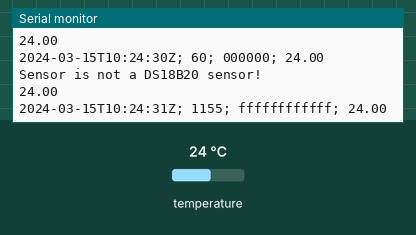
This sketch was run on a simulated Arduino Uno, built with avr-gcc and run on an emulated ATmega328P. Shown: the last lines printed to the serial monitor. The inputs (shaded band) are chosen by the test bench; at power-on: temperature 24 °C. The local clock reads 2024-03-15 10:24:30 at power-on unless the sketch sets it; storage starts empty.

Above: at 1.9 s.
2.0 s: temperature set to 12 °C
At 3.1 s:
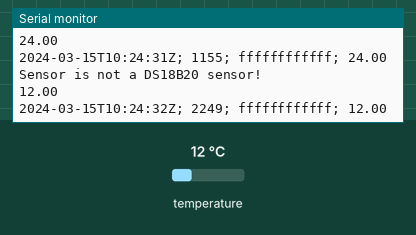
3.5 s: temperature set to 19 °C
At 3.5 s:
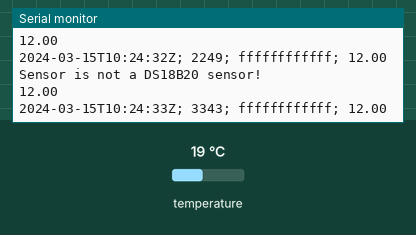
Timing chart, 0 to 6.5 s (numbered marks = the images above; inputs shaded):
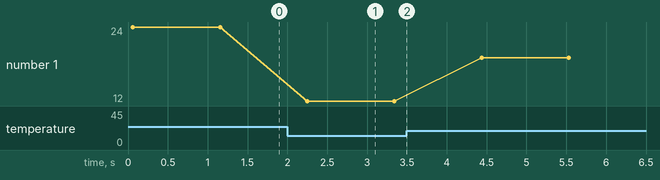

The sketch:

temp_log_code.ino
```cpp
#include <DallasTemperature.h> // Library for DallasTemperature sensor
#include <RTClib.h> // Library for real-time clock (RTC)
#include <OneWire.h> // Library for one-wire communication
#include <SPI.h> // Library for SPI communication
#include <SD.h> // Library for SD card communication
#include "ds_logger_demo.h" // Library to set-up the temperature logger as described in the DS18B20 manual

// C++ code
//

const String logfile = "tsensor.log"; //name of the file output

RTC_DS1307 rtc; // Real - time clock object
OneWire ow(4); // OneWire communication object

void setup() {

  Serial.begin(9600); // Initialize serial communication

  // Initialize RTC
  if(!rtc.begin()) { // Check if RTC is running
    Serial.println("RTC is NOT running. Lets set the time now");
    rtc.adjust(DateTime(F(__DATE__), F(__TIME__)));
  }

  // Initialize SD card
  if(!SD.begin(10)) { // Check if SD module properly works
    Serial.println("SD module initialization failed or Card is not present");
    return;
  }
}

// we dont have a parity check in our code
void loop() {

  byte rom_code[8]; // creates an array containing 8 elements of type byte for the rom
  byte sp_data[9]; //creates an array of 9 bytes. It will contain data from scratchpad

  // Oth sequence: (reset, then read)
  // Start sequence to read out the rom code (sensor family on LSB, then 48-bit registration number)
  ow.reset();
  ow.write(READ_ROM);
  // rom _code reads from least significant bit, to most significant bit
  for (int i=0; i<8; i++){
    rom_code[i] = ow.read();
  }

  // 0x28 is the first bite LSB in rom_code
  // Check if the sensor is a DS18B20 sensor based on the ROM code
  if(rom_code[0] != IS_DS18B20_SENSOR){
    Serial.println("Sensor is not a DS18B20 sensor!");
  }

  //Concatenate the information of 6 bits from the rom_code in hexadecimal format
  String registration_number;
  for (int i=1; i<7; i++){
    registration_number += String(rom_code[i], HEX);
  }

  // Start the sequence to convert temperature
  ow.reset();
  ow.write(SKIP_ROM);
  ow.write(CONVERT_T);

  // Start the sequence for reading data from scratchpad
  ow.reset();
  ow.write(SKIP_ROM);
  ow.write(READ_SCRATCHPAD);

  // Read 9 bytes of data from scratchpad, but we are just interested in the first 2 bytes (16 bits) TEMPERATURE

  for (int i=0; i<9; i++){
    sp_data[i] = ow.read();
  }

  // 8-bits shift. byte 1 comes first than byte 0 in an array
  int16_t tempRead = sp_data[1] << 8 | sp_data[0];

  //Convert to Temperature [Celcius] from hexadecimal to decimal
  float tempCelcius = tempRead / 16.0; // divide by 2¨**4 =16 for four digits after the comma

  // Print temperature data to serial monitor
  Serial.println(tempCelcius);

  // Store data in SD card in the format:  ## time; millis; registration number; Temp
  printOutput(getISOtime());
  printOutput("; ");
  printOutput((String) millis());
  printOutput("; ");
  printOutput(registration_number);
  printOutput("; ");
  printOutputln((String)tempCelcius);

  delay(1000);
  }
```

ds_logger_demo.h
```cpp
#define CONVERT_T 0x44           // Temperature conversion
#define READ_ROM 0x33            // Read the ROM code of DS18B20 sensor
#define IS_DS18B20_SENSOR 0x28   // Code to confirm a sensor is DS18B20
#define SKIP_ROM 0xCC            // Directly communicate with DS18B20 sensor
#define READ_SCRATCHPAD 0xBE     // read the scratchpad memory of DS18B20 sensor
```

helper.ino
```cpp
/***********************************************************
 Author: Markus Ritschel
 eMail:  git@markusritschel.de
 Date:   2023-03-01

 This module holds a bunch of helper  functions for
 - timestamp creation
 - two-digit string formatting
 - writing simultaneously to SD card and to terminal output
************************************************************/


String getISOtime() {
    /* Create a timestamp of the ISO8601 format */
    DateTime now = rtc.now();
    String ISO8601_time = "";

    ISO8601_time +=  now.year();
    ISO8601_time +=  "-";
    ISO8601_time +=  twodigits(now.month());
    ISO8601_time +=  "-";
    ISO8601_time +=  twodigits(now.day());
    ISO8601_time +=  "T";
    ISO8601_time +=  twodigits(now.hour());
    ISO8601_time +=  ":";
    ISO8601_time +=  twodigits(now.minute());
    ISO8601_time +=  ":";
    ISO8601_time +=  twodigits(now.second());
    ISO8601_time +=  "Z";

    return ISO8601_time;
}


String twodigits(int x) {
    /* Helper function to format datetime elements as two digit (leading zeros) string */
    String output = "";
    if (x < 10) {
        output += "0";
        output += x;
    } else {
        output = x;
    }
    return output;
}


void printOutput(String dataString) {
    /* Helper function to write a string to both the Serial output and the SD card */
    File dataFile = SD.open(logfile, FILE_WRITE);
    // if the file is available, write to it and close it again
    if (dataFile) {
        dataFile.print(dataString);
        dataFile.close();
    };
    Serial.print(dataString);
}


void printOutputln(String dataString) {
    /* Helper function to write a line to both the Serial output and the SD card */
    File dataFile = SD.open(logfile, FILE_WRITE);
    // if the file is available, write to it and close it again
    if (dataFile) {
        dataFile.println(dataString);
        dataFile.close();
    };
    Serial.println(dataString);
}
```

Measured:
- after the input at 2.0 s, the serial monitor: prints a new line after 0.25 s (image 1)
- plotted number 1: 24 → 12 after the input at 2.0 s, 12 → 19 after the input at 3.5 s
